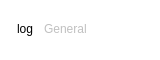
<?xml version="1.0" encoding="UTF-8"?>
<ui version="4.0">
 <class>TabItem</class>
 <widget class="QWidget" name="TabItem">
  <property name="geometry">
   <rect>
    <x>0</x>
    <y>0</y>
    <width>160</width>
    <height>60</height>
   </rect>
  </property>
  <property name="maximumSize">
   <size>
    <width>189</width>
    <height>60</height>
   </size>
  </property>
  <property name="cursor">
   <cursorShape>PointingHandCursor</cursorShape>
  </property>
  <property name="windowTitle">
   <string>Form</string>
  </property>
  <property name="styleSheet">
   <string notr="true">#TabItem{
	background-color:rgba(0,0,0,0);
}

#tab_title{
	font: 20px &quot;Lato&quot;;
	color:#C0C0C0;
}</string>
  </property>
  <widget class="QWidget" name="layoutWidget">
   <property name="geometry">
    <rect>
     <x>4</x>
     <y>3</y>
     <width>150</width>
     <height>52</height>
    </rect>
   </property>
   <layout class="QHBoxLayout" name="horizontalLayout">
    <item>
     <widget class="QLabel" name="tab_icon">
      <property name="minimumSize">
       <size>
        <width>24</width>
        <height>24</height>
       </size>
      </property>
      <property name="maximumSize">
       <size>
        <width>24</width>
        <height>24</height>
       </size>
      </property>
      <property name="text">
       <string>log</string>
      </property>
      <property name="alignment">
       <set>Qt::AlignRight|Qt::AlignTrailing|Qt::AlignVCenter</set>
      </property>
     </widget>
    </item>
    <item>
     <widget class="QLabel" name="tab_title">
      <property name="minimumSize">
       <size>
        <width>105</width>
        <height>50</height>
       </size>
      </property>
      <property name="maximumSize">
       <size>
        <width>105</width>
        <height>50</height>
       </size>
      </property>
      <property name="text">
       <string>General</string>
      </property>
     </widget>
    </item>
   </layout>
  </widget>
 </widget>
 <resources/>
 <connections/>
</ui>
